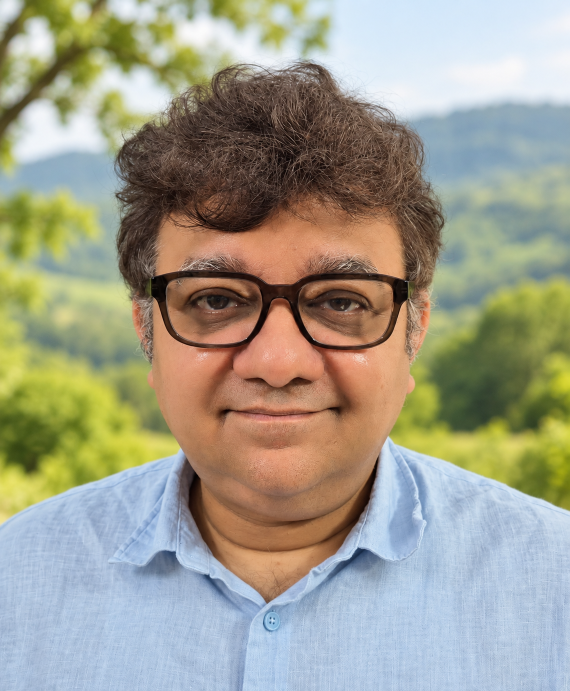
#> input picture assets/images/saswata-landscape.png, 1139 x 1381 px, found by its file name (shown at 1/2 size)
$ jupyter execute portrait-dynamics.ipynb
#> lines starting #> are read from the running program, lines starting #| are printed output that depends on the picture
# One portrait and two double-well evolution laws

I use the same double-well and gradient energy for Allen–Cahn and Cahn–Hilliard evolution. The portrait supplies the initial field only. u is a dimensionless grayscale intensity between approximately −1 and 1; kappa=0.4 is the gradient coefficient, dt=0.1 is the step size and S=2 is numerical stabilization. These dynamics are not a reverse inference of the original image.

I develop this calculation in small steps. I run a cell, inspect its result and test it before adding the next part. Run the cells in order in Jupyter. A code cell defines a part of the calculation or carries it out; defining a function does not run it.

I permit free noncommercial teaching, learning and demonstrations with acknowledgment. Research and commercial use require my written permission. Earlier licensed releases retain their permissions. [Read the code-use terms](https://saswataiith.github.io/using-my-resources/).

Copyright (c) 2026 Saswata Bhattacharyya.

## Step 1: Prepare the Python environment

I install the packages listed in the next cell once in the same environment as the notebook. In Jupyter or Colab, remove the comment marker from the installation line below if a package is missing. NumPy stores arrays and evaluates numerical operations. Matplotlib displays plots. Pillow reads and writes images. This installation does not change the model parameters.

[cell 1]
# %pip install numpy "pillow>=10.1" matplotlib
import numpy as np
assert np.isfinite(np.array([0.0, 1.0])).all()
print("NumPy is ready:", np.__version__)

## Step 2: Read the image and check its dimensions

I download my public portrait once, or replace this path with my own image. An RGB array has two position axes and one channel axis. The three channels are red, green and blue.

[cell 2]
from pathlib import Path
from urllib.request import urlretrieve

work = Path("lesson-data")
work.mkdir(exist_ok=True)

def get_file(relative_path):
    # I download a public example only when its local copy is missing.
    destination = work / Path(relative_path).name
    if not destination.exists():
        urlretrieve("https://saswataiith.github.io/" + relative_path, destination)
    return destination

portrait = get_file("assets/images/saswata-landscape.png")
output = "portrait-dynamics-results"

## Step 3: Prepare the next part of the calculation

I define the following operations. These are the same operations as in the original source, written on separate lines so their order is clear. Inspect their values before running the next cell.

[cell 3]
import sys
from pathlib import Path
import numpy as np
from PIL import Image, ImageDraw, ImageFont

## Step 4: A portable display font

I try the original font, then DejaVu Sans, then Pillow's default font. The font changes labels on the image only; it does not change a numerical field.

[cell 4]
def portrait_font(size):
    fonts = [Path('/') / 'System' / 'Library' / 'Fonts' / 'Helvetica.ttc', 'DejaVuSans.ttf']
    for font in fonts:
        try:
            return ImageFont.truetype(str(font), size)
        except OSError:
            pass
    return ImageFont.load_default(size=size)

## Step 5: Set up the Fourier grid

I construct Fourier wave numbers from the grid spacing and domain size. A Laplacian multiplies each Fourier mode by minus its squared wave number. The zero Fourier mode represents the spatial mean.

[cell 5]
out = Path(output)
out.mkdir(parents=True, exist_ok=True)
u = np.array(Image.open(portrait).convert('L').resize((256, 256)), float) / 127.5 - 1
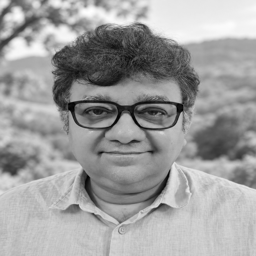
#> u: shape (256, 256) float64; min -1, max 0.969, mean 0.226; drawn with min black and max white
ac = u.copy()
ch = u.copy()
mean0 = u.mean()
#> mean0 = 0.226
del u
k = 2 * np.pi * np.fft.fftfreq(256)
k2 = k[:, None] ** 2 + k[None, :] ** 2

## Step 6: Prepare the next part of the calculation

I define `dt`, `kap`, `S`, `font`, `small`, `records`. These are the same operations as in the original source, written on separate lines so their order is clear. Inspect their values before running the next cell.

[cell 6]
dt = 0.1
kap = 0.4
S = 2
font = portrait_font(27)
small = portrait_font(23)
